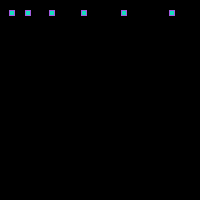
Frame 1 (no input)
Frame 60 (the mouse pressed at the canvas centre just before this capture): identical to frame 1, image omitted
Frame 120 (the mouse held since frame 60 and released just before this capture): identical to frame 1, image omitted

The Processing sketch that drew this single still picture (run headless with seeded random() and noise(); from frame 60 on, the mouse is pressed at the canvas centre):

// Processing sketch: processing_93100
// ── processing_93100.pde

void setup() {
  size (200, 200);
  background (0);
}
void draw() {
    int coord=3;
    stroke (163,92,222);
    fill (18,224,188);
  while (coord<=255) {
    rect ((coord*coord), 10, 5, 5);
    coord=coord+2;
  }
}
